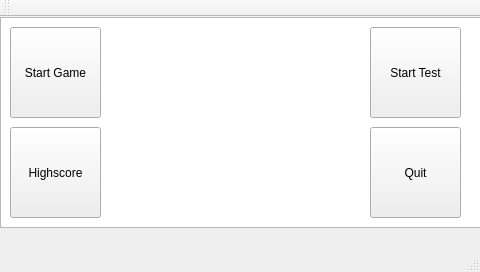
<?xml version="1.0" encoding="UTF-8"?>
<ui version="4.0">
 <class>SourceWindow</class>
 <widget class="QMainWindow" name="SourceWindow">
  <property name="geometry">
   <rect>
    <x>0</x>
    <y>0</y>
    <width>480</width>
    <height>272</height>
   </rect>
  </property>
  <property name="windowTitle">
   <string>Goofy Candygun</string>
  </property>
  <property name="styleSheet">
   <string notr="true"/>
  </property>
  <widget class="QWidget" name="centralWidget">
   <property name="styleSheet">
    <string notr="true"/>
   </property>
   <widget class="QPushButton" name="scoreBut">
    <property name="geometry">
     <rect>
      <x>10</x>
      <y>110</y>
      <width>91</width>
      <height>91</height>
     </rect>
    </property>
    <property name="text">
     <string>Highscore</string>
    </property>
   </widget>
   <widget class="QPushButton" name="exitBut">
    <property name="geometry">
     <rect>
      <x>370</x>
      <y>110</y>
      <width>91</width>
      <height>91</height>
     </rect>
    </property>
    <property name="styleSheet">
     <string notr="true"/>
    </property>
    <property name="text">
     <string>Quit</string>
    </property>
   </widget>
   <widget class="QPushButton" name="testBut">
    <property name="geometry">
     <rect>
      <x>370</x>
      <y>10</y>
      <width>91</width>
      <height>91</height>
     </rect>
    </property>
    <property name="text">
     <string>Start Test</string>
    </property>
   </widget>
   <widget class="QPushButton" name="startBut">
    <property name="geometry">
     <rect>
      <x>10</x>
      <y>10</y>
      <width>91</width>
      <height>91</height>
     </rect>
    </property>
    <property name="text">
     <string>Start Game</string>
    </property>
   </widget>
   <widget class="QGraphicsView" name="graphicsView">
    <property name="geometry">
     <rect>
      <x>0</x>
      <y>0</y>
      <width>481</width>
      <height>211</height>
     </rect>
    </property>
    <property name="styleSheet">
     <string notr="true">border-image: url(:/new/prefix1/Pictures/Goofybackground.jpeg);</string>
    </property>
   </widget>
   <zorder>graphicsView</zorder>
   <zorder>scoreBut</zorder>
   <zorder>exitBut</zorder>
   <zorder>testBut</zorder>
   <zorder>startBut</zorder>
  </widget>
  <widget class="QMenuBar" name="menuBar">
   <property name="geometry">
    <rect>
     <x>0</x>
     <y>0</y>
     <width>480</width>
     <height>20</height>
    </rect>
   </property>
  </widget>
  <widget class="QToolBar" name="mainToolBar">
   <attribute name="toolBarArea">
    <enum>TopToolBarArea</enum>
   </attribute>
   <attribute name="toolBarBreak">
    <bool>false</bool>
   </attribute>
  </widget>
  <widget class="QStatusBar" name="statusBar"/>
 </widget>
 <layoutdefault spacing="6" margin="11"/>
 <resources/>
 <connections/>
</ui>
